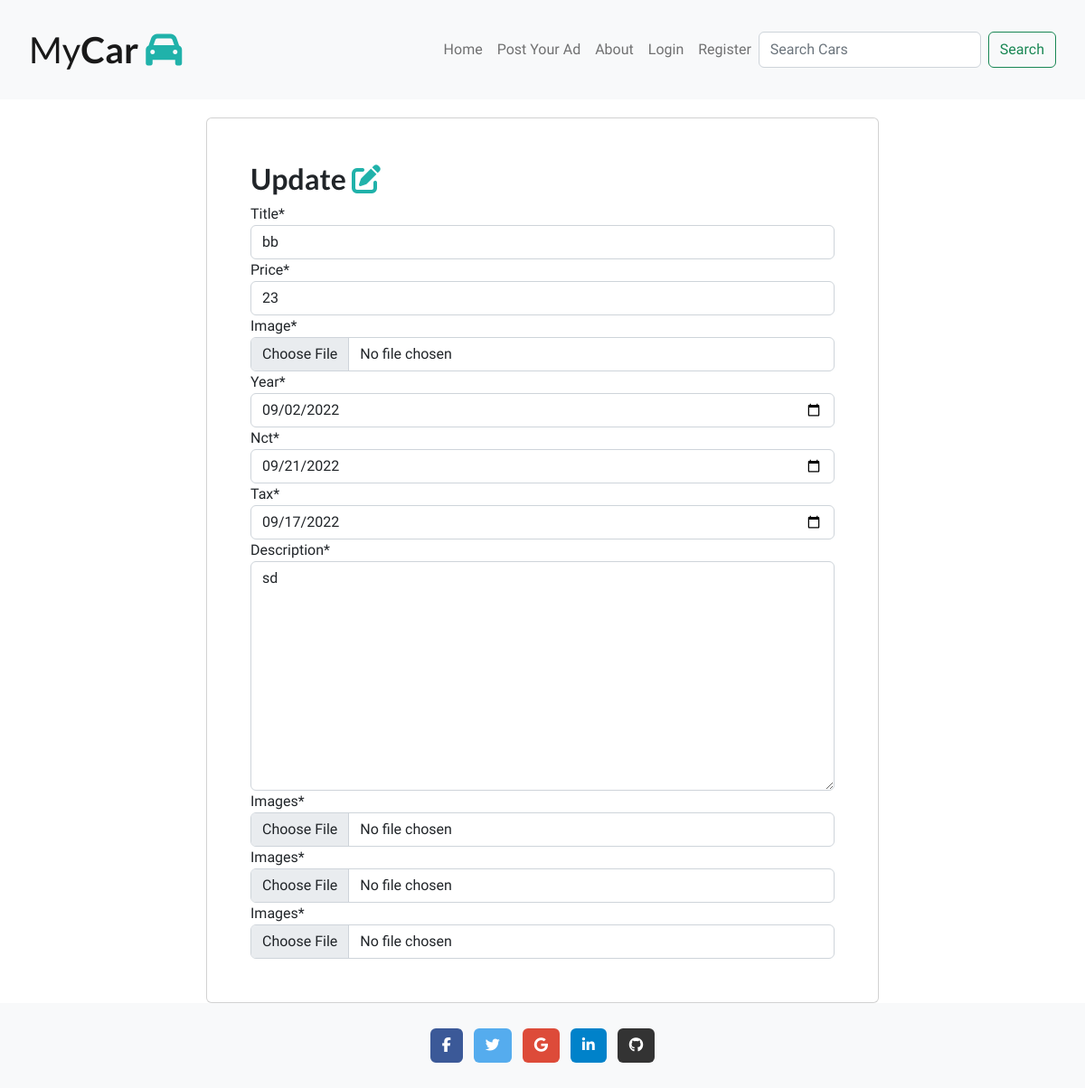
Page /post_your_add_edit/5 on the earlier database version.
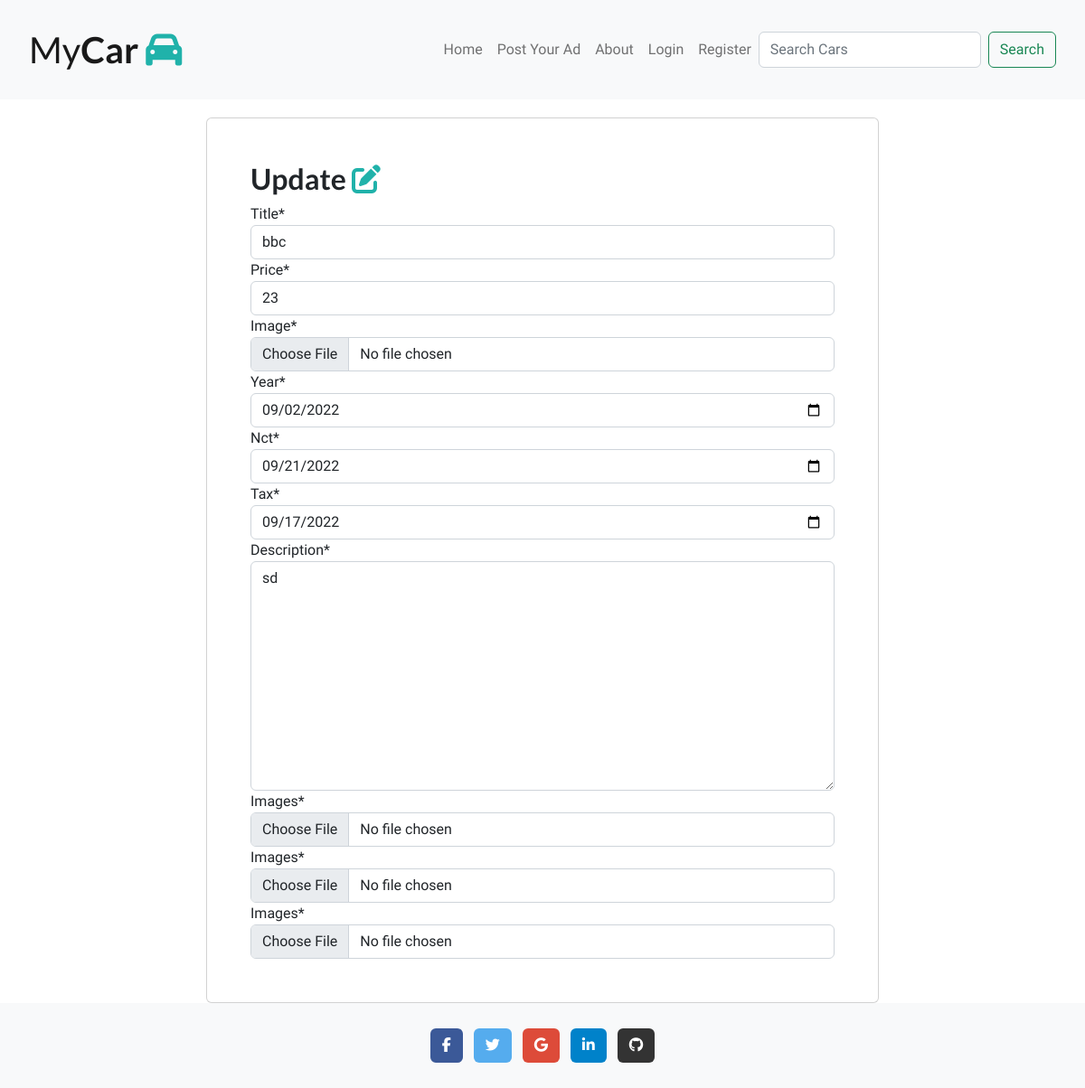
Same page on the later database version.
### blog/models.py (models this page shows, shortened)
class PostAd(models.Model):
    title = models.CharField(max_length=200, unique=True)
    price = models.IntegerField(null=True)
    slug = models.SlugField(max_length=200, unique=True)
    author = models.ForeignKey(
        User, on_delete=models.CASCADE, related_name="blog_PostAds")
    created_on = models.DateTimeField(auto_now=True)
    updated_on = models.DateTimeField(auto_now=True)
    description = models.TextField(max_length=500)
    image = models.ImageField()
    year = models.DateField(auto_now=False)
    tax = models.DateField(auto_now=False)
    nct = models.DateField(auto_now=False)
    likes = models.ManyToManyField(
        User, related_name='blogpost_like', blank=True)
    class Meta:
        ordering = ["-created_on"]

### blog/views.py (the view)
# urls.py: path('post_your_add_edit/<post_id>', views.post_your_add_edit, name='post_your_add_edit'),
def post_your_add_edit(request, post_id):
    item = get_object_or_404(PostAd, id=post_id)
    ImageFormSet = formset_factory(ImagesForm, extra=3)  # Add 3 more fields to add image
    formset = ImageFormSet(request.POST or None, request.FILES or None)
    if request.method == 'POST':
        form = PostForm(request.POST, request.FILES, instance=item)
        if form.is_valid() and formset.is_valid():
            form.save()
            return redirect('home')
    form = PostForm(instance=item)
    context = {
        'form': form,
        'formset': formset
    }
    return render(request, 'post_your_add_edit.html', context)

### blog/forms.py
class PostForm(forms.ModelForm):
    title = forms.CharField(widget=forms.TextInput(attrs={'class': 'title', 'placeholder': 'Car Name'}))
    price = forms.CharField(widget=forms.TextInput(attrs={'class': 'title', 'placeholder': 'Price in Euro'}))
    description = forms.CharField(widget=forms.Textarea(attrs={'class': 'title', 'placeholder': 'Details about car'}))
    image = forms.ImageField(widget=forms.FileInput(attrs={'class': 'form-control', 'id': 'customFile'}))
    class Meta:
        model = PostAd
        fields = ('title', 'price', 'image', 'year', 'nct', 'tax', 'description',)
        widgets = {
            'year': DateInput(attrs={'class': 'title', 'placeholder': 'heda'}),
            'nct': DateInput(attrs={'class': 'title'}),
            'tax': DateInput(attrs={'class': 'title'}),
        }

### templates/post_your_add_edit.html (shortened to what this page needs)
{% extends "base.html" %}
{% block content %}
{% load crispy_forms_tags %}
<div class="container col-md-8 card p-5 title">
    <h2> Update <i class="fas fa-edit"></i></h2>
    <form method="POST" enctype="multipart/form-data">
        {{ form | crispy }}
        {{ formset | crispy }}
    </form>
</div>
{% endblock content %}

Differences in the rows shown:
changed PostAd "sd": title "bb" → "bbc"
